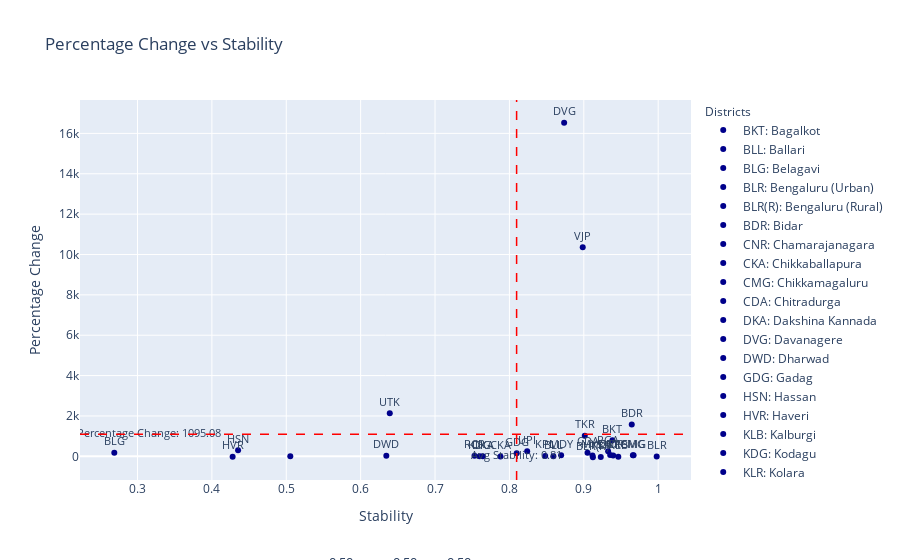

The notebook cell saved with this chart:
### Code cell
import pandas as pd
import plotly.express as px
import ipywidgets as widgets
from ipywidgets import interact
from IPython.display import clear_output
import plotly.graph_objects as go

def update_plot(alpha1, alpha2, alpha3):
    
    filtered_df = df[(df['Sensitivity (TotalNPK)'] == alpha1) &
                     (df['Sensitivity (SowingSeedsDistributed_Maize)'] == alpha2) &
                     (df['Sensitivity (Total_Argicultural_Loan)'] == alpha3) ]

    fig = px.scatter(filtered_df, x= 'New Stability', y='Percentage Change', title='Percentage Change vs Stability',
                     labels={'Percentage Change': 'Percentage Change', 'New Stability': 'Stability'},
                     text='Abbreviation', opacity=1,color_discrete_sequence=['darkblue'])

    fig.update_traces(textposition='top center', textfont=dict(size=11))

    fig.update_layout(
        annotations=[
            dict(
                x=0.5,
                y=-0.25,
                showarrow=False,
                text=f'α<sub>NPK</sub>: {alpha1:.2f}, α<sub>MSD</sub>: {alpha2:.2f}, α<sub>TL</sub>: {alpha3:.2f} ',
                xref="paper",
                yref="paper",
                font=dict(size=13)
            )
        ],
        legend_title_text='Districts',
        legend_title=dict(font=dict(size=12)),
    )

    legend_labels = [{'Abbreviation': abb, 'Full Form': full_form} 
                     for abb, full_form in zip(filtered_df['Abbreviation'].unique(), filtered_df['KGISDist 1'].unique())]

    for label in legend_labels:
        fig.add_trace(go.Scatter(
            x=[None],
            y=[None],
            mode='markers',
            marker=dict(color='darkblue'),
            name=f"{label['Abbreviation']}: {label['Full Form']}"
        ))

    avg_stability = filtered_df['New Stability'].mean()
    avg_precent = filtered_df['Percentage Change'].mean()

    fig.add_shape(
        type='line',
        x0=avg_stability, y0=0, x1=avg_stability, y1=1,
        line=dict(color='red', width=1.5, dash='dash'),
        yref='paper'
    )

    fig.add_shape(
        type='line',
        x0=0, y0=avg_precent, x1=1, y1=avg_precent,
        line=dict(color='red', width=1.5, dash='dash'),
        xref='paper'
    )

    fig.add_trace(go.Scatter(
        x=[avg_stability],
        y=[-0.07],
        text=[f'Avg Stability: {avg_stability:.2f}'],
        mode="text",
        showlegend=False,
        textfont=dict(size=10.7)
    ))

    fig.add_trace(go.Scatter(
        x=[0.3],
        y=[avg_precent-0.04],
        text=[f'Avg Percentage Change: {avg_precent:.2f}'],
        mode="text",
        showlegend=False,
        textfont=dict(size=10.7)
    ))

    clear_output()

    display(fig)
    
alpha1_slider = widgets.FloatSlider(value=0.5, min=0, max=1, step=0.1, description='αNPK:')
# alpha2_slider = widgets.FloatSlider(value=0.5, min=0, max=1, step=0.1, description='αRRB:')
# alpha3_slider = widgets.FloatSlider(value=0.5, min=0, max=1, step=0.1, description='αKS:')
alpha2_slider = widgets.FloatSlider(value=0.5, min=0, max=1, step=0.1, description='αMSD:')
alpha3_slider = widgets.FloatSlider(value=0.5, min=0, max=1, step=0.1, description='αTL:')

# interactive_plot = interact(update_plot, alpha1=alpha1_slider, alpha2=alpha2_slider, alpha3=alpha3_slider, alpha4=alpha4_slider, __manual=True)
# update_button = widgets.Button(description="Update Plot")
# update_button.on_click(lambda _: update_plot(alpha1_slider.value, alpha2_slider.value, alpha3_slider.value, alpha4_slider.value))
# widgets.HBox([update_button, alpha1_slider, alpha2_slider, alpha3_slider, alpha4_slider])

interactive_plot = interact(update_plot, alpha1=alpha1_slider, alpha2=alpha2_slider, alpha3=alpha3_slider, __manual=True)
update_button = widgets.Button(description="Update Plot")
update_button.on_click(lambda _: update_plot(alpha1_slider.value, alpha2_slider.value, alpha3_slider.value))
widgets.HBox([update_button, alpha1_slider, alpha2_slider, alpha3_slider])

### Figure 1 — Plotly figure (JSON) as saved in the notebook; plotly's stock layout.template omitted (floating-point values rounded to 4 significant figures)
{"data": [{"hovertemplate": "Stability=%{x}<br>Percentage Change=%{y}<br>Abbreviation=%{text}<extra></extra>", "legendgroup": "", "marker": {"color": "darkblue", "opacity": 1, "symbol": "circle"}, "mode": "markers+text", "name": "", "orientation": "v", "showlegend": false, "text": ["BKT", "BLL", "BLG", "BLR", "BLR(R)", "BDR", "CNR", "CKA", "CMG", "CDA", "DKA", "DVG", "DWD", "GDG", "HSN", "HVR", "KLB", "KDG", "KLR", "KPL", "MDY", "MYS", "RCR", "RGA", "SMG", "TKR", "UPI", "UTK", "VJP", "YDR", null], "textfont": {"size": 11}, "textposition": "top center", "type": "scatter", "x": [0.9385, 0.8591, 0.2688, 0.998, 0.9122, 0.9645, 0.9355, 0.788, 0.966, 0.905, 0.7641, 0.8736, 0.6345, 0.8098, 0.4352, 0.4279, 0.9464, 0.76, 0.9228, 0.8481, 0.8695, 0.9117, 0.753, 0.9327, 0.9669, 0.9013, 0.8239, 0.6391, 0.8986, 0.9395, 0.5054], "xaxis": "x", "y": [796.6, 3.288, 181.5, -12.34, -47.12, 1574.0, 64.29, -11.99, 55.11, 173.7, 0, 16530.0, 23.58, 153.9, 305.0, -19.06, -25.62, 2.585, -31.09, 16.1, 48.88, 40.71, 22.91, 246.6, 50.01, 1015.0, 252.2, 2133.0, 10360.0, 40.07, 3.29], "yaxis": "y"}, {"marker": {"color": "darkblue"}, "mode": "markers", "name": "BKT: Bagalkot", "type": "scatter", "x": [null], "y": [null]}, {"marker": {"color": "darkblue"}, "mode": "markers", "name": "BLL: Ballari", "type": "scatter", "x": [null], "y": [null]}, {"marker": {"color": "darkblue"}, "mode": "markers", "name": "BLG: Belagavi", "type": "scatter", "x": [null], "y": [null]}, {"marker": {"color": "darkblue"}, "mode": "markers", "name": "BLR: Bengaluru (Urban)", "type": "scatter", "x": [null], "y": [null]}, {"marker": {"color": "darkblue"}, "mode": "markers", "name": "BLR(R): Bengaluru (Rural)", "type": "scatter", "x": [null], "y": [null]}, {"marker": {"color": "darkblue"}, "mode": "markers", "name": "BDR: Bidar", "type": "scatter", "x": [null], "y": [null]}, {"marker": {"color": "darkblue"}, "mode": "markers", "name": "CNR: Chamarajanagara", "type": "scatter", "x": [null], "y": [null]}, {"marker": {"color": "darkblue"}, "mode": "markers", "name": "CKA: Chikkaballapura", "type": "scatter", "x": [null], "y": [null]}, {"marker": {"color": "darkblue"}, "mode": "markers", "name": "CMG: Chikkamagaluru", "type": "scatter", "x": [null], "y": [null]}, {"marker": {"color": "darkblue"}, "mode": "markers", "name": "CDA: Chitradurga", "type": "scatter", "x": [null], "y": [null]}, {"marker": {"color": "darkblue"}, "mode": "markers", "name": "DKA: Dakshina Kannada", "type": "scatter", "x": [null], "y": [null]}, {"marker": {"color": "darkblue"}, "mode": "markers", "name": "DVG: Davanagere", "type": "scatter", "x": [null], "y": [null]}, {"marker": {"color": "darkblue"}, "mode": "markers", "name": "DWD: Dharwad", "type": "scatter", "x": [null], "y": [null]}, {"marker": {"color": "darkblue"}, "mode": "markers", "name": "GDG: Gadag", "type": "scatter", "x": [null], "y": [null]}, {"marker": {"color": "darkblue"}, "mode": "markers", "name": "HSN: Hassan", "type": "scatter", "x": [null], "y": [null]}, {"marker": {"color": "darkblue"}, "mode": "markers", "name": "HVR: Haveri", "type": "scatter", "x": [null], "y": [null]}, {"marker": {"color": "darkblue"}, "mode": "markers", "name": "KLB: Kalburgi", "type": "scatter", "x": [null], "y": [null]}, {"marker": {"color": "darkblue"}, "mode": "markers", "name": "KDG: Kodagu", "type": "scatter", "x": [null], "y": [null]}, {"marker": {"color": "darkblue"}, "mode": "markers", "name": "KLR: Kolara", "type": "scatter", "x": [null], "y": [null]}, {"marker": {"color": "darkblue"}, "mode": "markers", "name": "KPL: Koppal", "type": "scatter", "x": [null], "y": [null]}, {"marker": {"color": "darkblue"}, "mode": "markers", "name": "MDY: Mandya", "type": "scatter", "x": [null], "y": [null]}, {"marker": {"color": "darkblue"}, "mode": "markers", "name": "MYS: Mysuru", "type": "scatter", "x": [null], "y": [null]}, {"marker": {"color": "darkblue"}, "mode": "markers", "name": "RCR: Raichur", "type": "scatter", "x": [null], "y": [null]}, {"marker": {"color": "darkblue"}, "mode": "markers", "name": "RGA: Ramanagara", "type": "scatter", "x": [null], "y": [null]}, {"marker": {"color": "darkblue"}, "mode": "markers", "name": "SMG: Shivamogga", "type": "scatter", "x": [null], "y": [null]}, {"marker": {"color": "darkblue"}, "mode": "markers", "name": "TKR: Tumakuru", "type": "scatter", "x": [null], "y": [null]}, {"marker": {"color": "darkblue"}, "mode": "markers", "name": "UPI: Udupi", "type": "scatter", "x": [null], "y": [null]}, {"marker": {"color": "darkblue"}, "mode": "markers", "name": "UTK: Uttara Kannada", "type": "scatter", "x": [null], "y": [null]}, {"marker": {"color": "darkblue"}, "mode": "markers", "name": "VJP: Vijayapura", "type": "scatter", "x": [null], "y": [null]}, {"marker": {"color": "darkblue"}, "mode": "markers", "name": "YDR: Yadgir", "type": "scatter", "x": [null], "y": [null]}, {"marker": {"color": "darkblue"}, "mode": "markers", "name": "nan: Vijayanagara", "type": "scatter", "x": [null], "y": [null]}, {"mode": "text", "showlegend": false, "text": ["Avg Stability: 0.81"], "textfont": {"size": 10.7}, "type": "scatter", "x": [0.8097], "y": [-0.07]}, {"mode": "text", "showlegend": false, "text": ["Avg Percentage Change: 1095.08"], "textfont": {"size": 10.7}, "type": "scatter", "x": [0.3], "y": [1095.0]}], "layout": {"annotations": [{"font": {"size": 13}, "showarrow": false, "text": "α<sub>NPK</sub>: 0.50, α<sub>MSD</sub>: 0.50, α<sub>TL</sub>: 0.50 ", "x": 0.5, "xref": "paper", "y": -0.25, "yref": "paper"}], "legend": {"title": {"font": {"size": 12}, "text": "Districts"}, "tracegroupgap": 0}, "shapes": [{"line": {"color": "red", "dash": "dash", "width": 1.5}, "type": "line", "x0": 0.8097, "x1": 0.8097, "y0": 0, "y1": 1, "yref": "paper"}, {"line": {"color": "red", "dash": "dash", "width": 1.5}, "type": "line", "x0": 0, "x1": 1, "xref": "paper", "y0": 1095.0, "y1": 1095.0}], "title": {"text": "Percentage Change vs Stability"}, "xaxis": {"anchor": "y", "domain": [0, 1], "title": {"text": "Stability"}}, "yaxis": {"anchor": "x", "domain": [0, 1], "title": {"text": "Percentage Change"}}}}
